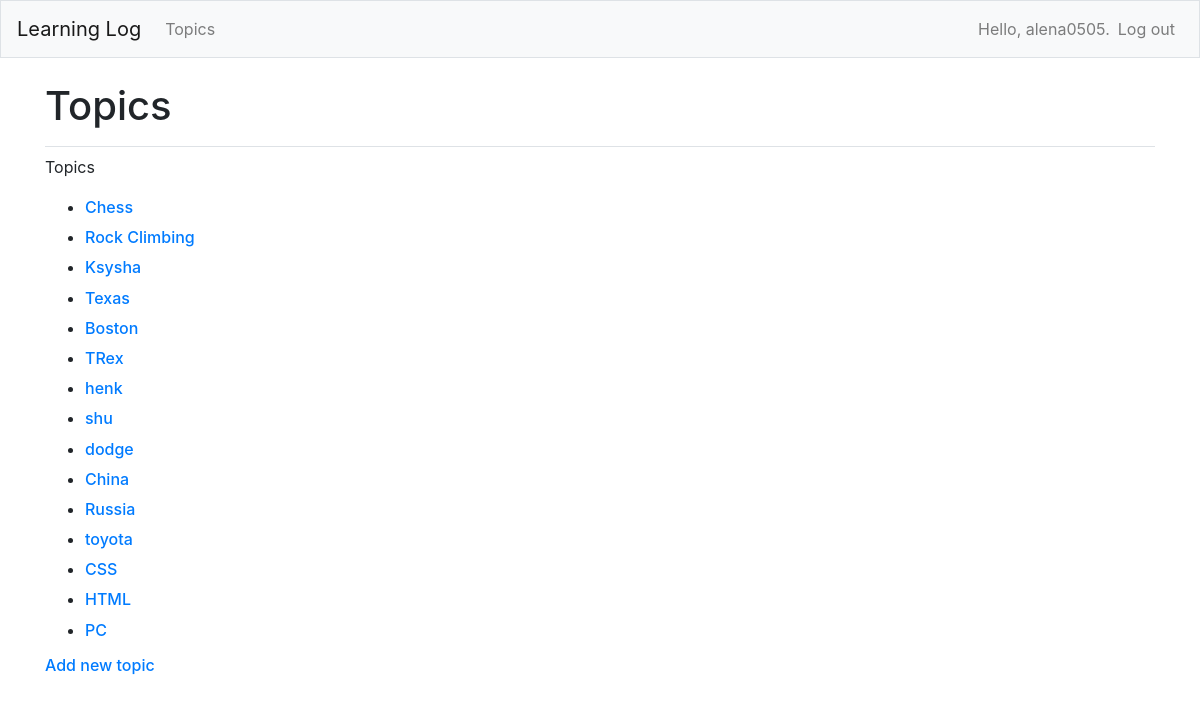
The page /topics/ (signed in) on the database its author committed.
### learning_logs/models.py (models this page shows)
class Topic(models.Model):
    text = models.CharField(max_length=200)
    date_added = models.DateTimeField(auto_now_add=True)
    owner = models.ForeignKey(User, on_delete=models.CASCADE)
    def __str__(self):
        return self.text

### learning_logs/views.py (the view)
@login_required
def topics(request):
    topics = Topic.objects.filter(owner=request.user).order_by('date_added')
    topics = Topic.objects.order_by('date_added')
    context = {'topics': topics}
    return render(request, 'learning_logs/topics.html', context)

### learning_logs/templates/learning_logs/topics.html
{% extends "learning_logs/base.html" %}
{% block page_header %}
  <h1>Topics</h1>
{% endblock page_header %}
{% block content %}
<p>Topics</p>
<ul>
  {% for topic in topics %}
    <li><h6>
      <a href='{% url 'learning_logs:topic' topic.id %}'>{{ topic }}</a>
    </h6></li>
  {% empty %}
    <li><h6>No topics have been added yet.</h6></li>
  {% endfor %}
</ul>
<h6><a href="{% url 'learning_logs:new_topic' %}">Add new topic</h6>
{% endblock content %}

### learning_logs/templates/learning_logs/base.html (shortened to what this page needs)
{% load bootstrap4 %}
<!doctype html>
<html lang="en">
 <head>
   {% bootstrap_css %}
  </head>
  <body>
    <nav class="navbar navbar-expand-md navbar-light bg-light mb-4 border">
      <a class="navbar-brand" href="{% url 'learning_logs:index'%}">
          Learning Log</a>
      <div class="collapse navbar-collapse" id="navbarCollapse">
        <ul class="navbar-nav mr-auto">
          <li class="nav-item">
            <a class="nav-link" href="{% url 'learning_logs:topics'%}">
                Topics</a></li>
        </ul>
        <ul class="navbar-nav ml-auto">
          {% if user.is_authenticated %}
            <li class="nav-item">
              <span class="navbar-text"}">Hello, {{ user.username }}.</span>
            </li>
            <li class="nav-item">
              <a class="nav-link" href="{% url 'users:logout' %}">Log out</a>
            </li>
          {% else %}
            <li class="nav-item">
              <a class="nav-link" href="{% url 'users:register' %}">Register</a>
            </li>
            <li class="nav-item">
              <a class="nav-link" href="{% url 'users:login' %}">Log in</a></li>
          {% endif %}
        </ul>
      </div>
    </nav>
    <main role="main" class="container">
      <div class="pb-2 mb-2 border-bottom">
        {% block page_header %}{% endblock page_header %}
      </div>
      <div>
        {% block content %}{% endblock content %}
      </div>
    </main>
  </body>
</html>

### rows shown on the page
Topic: text "Chess"
Topic: text "Rock Climbing"
Topic: text "Ksysha"
Topic: text "Texas"
Topic: text "Boston"
Topic: text "TRex"
Topic: text "henk"
Topic: text "shu"
Topic: text "dodge"
Topic: text "China"
Topic: text "Russia"
Topic: text "toyota"
Topic: text "CSS"
Topic: text "HTML"
Topic: text "PC"

### other values the page prints
{{ user.username }} "alena0505"
